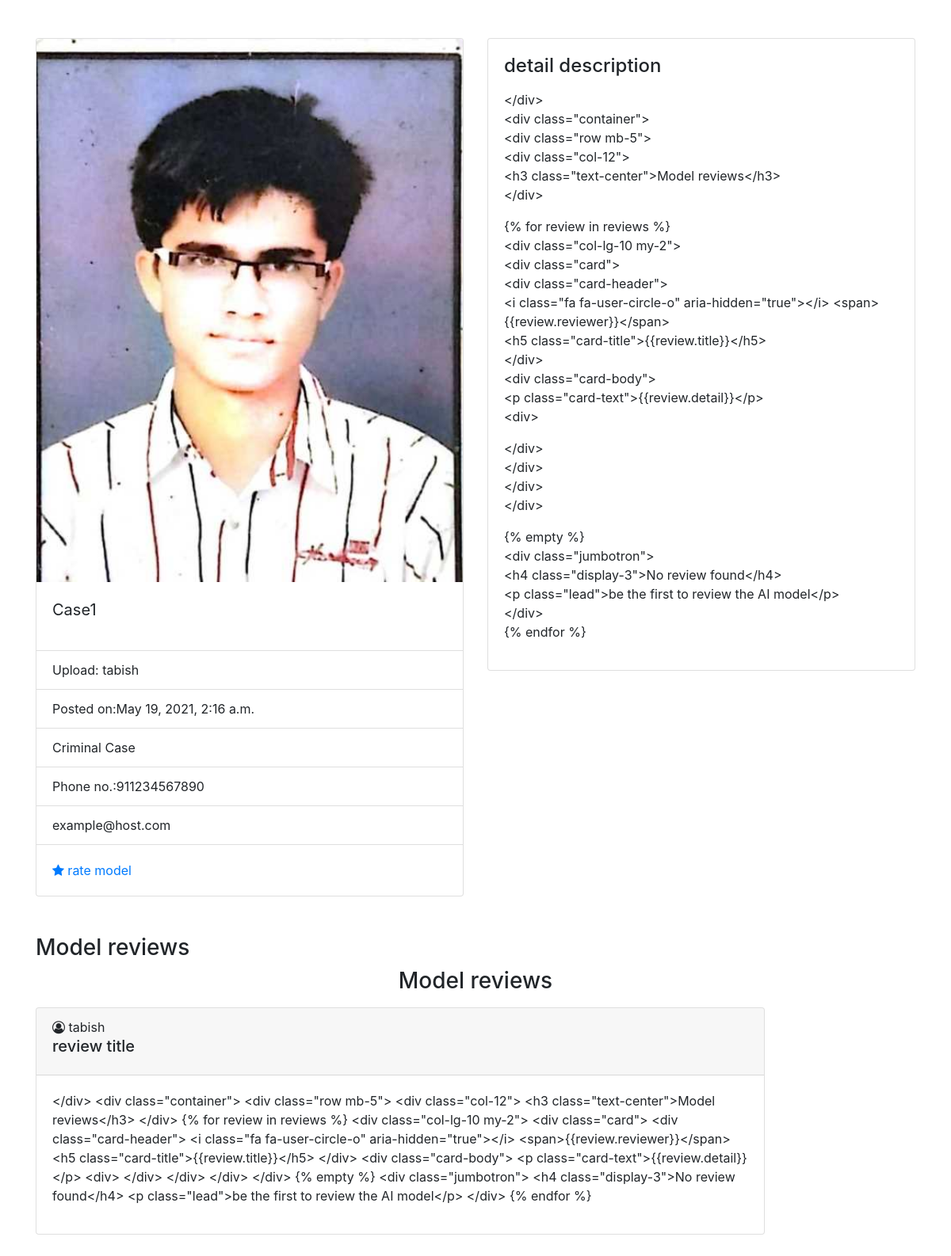
/storage/cases/2, run on the app's committed database.
### storage/models.py (models this page shows, shortened)
class Cases(models.Model):
    Case_category = (
        ('Criminal Case',"Criminal Case"),
        ('Civil Case',"Civil Case"),
        ('Marriage Dissolution',"Marriage Dissolution"),
        ('Paternity and Child Custody',"Paternity and Child Custody"),
        ('Protection Orders Aganist Domestic Violence',"Protection Orders Aganist Domestic Violence"),
        ('Name Changes',"Name Changes"),
        ('Guardianship',"Guardianship"),
        ('Termination of Parental Rights and Adoptions',"Termination of Parental Rights and Adoptions"),
        ('Juvenile Matters',"Juvenile Matters"),
        ('Emancipation and Approval of Underage Marriages',"Emancipation and Approval of Underage Marriages"),
    )
    CaseName = models.CharField(max_length=255,default='Case')
    Category = models.CharField(choices=Case_category,default=Case_category[0][1], max_length=50)
    Description = models.TextField()
    Case_image = models.ImageField(upload_to='Case_dir/images',null=True)
    Contact_No = models.IntegerField(default=911234567890,unique=True)
    Name = models.ForeignKey(User_Profile,on_delete = models.CASCADE)
    email= models.EmailField(max_length=255,default='example@host.com')
    Requested_on = models.DateTimeField(auto_now=True)

class ReviewCases(models.Model):
    title = models.CharField(max_length=225,default="review title")
    detail = models.TextField()
    reviewer = models.ForeignKey(User_Profile,on_delete=models.DO_NOTHING)
    Case = models.ForeignKey(Cases,on_delete=models.CASCADE)
    rating = models.PositiveIntegerField(default=3,validators=[MinValueValidator(1),MaxValueValidator(5)])
    uploaded_on = models.DateTimeField(auto_now=True)

### users/models.py (models this page shows)
class User_Profile(models.Model):
    gender = (
        ('Male', 'Male'),
        ('Female', 'Female'),
    )
    Username = models.CharField(max_length = 255, default = 'your name')
    email = models.EmailField(max_length = 255, default= "example@host.com")
    contact_no = models.IntegerField(default=911234567890)
    address = models.TextField()
    image = models.ImageField()
    gender = models.CharField(max_length=255,choices=gender,default=gender[0][1])
    bio = models.TextField()
    def __str__(self):
        return self.Username

### storage/views.py (the view)
# urls.py: path('cases/<int:pk>', detail_of_Cases, name='detail_cases'),
def detail_of_Cases(request,pk):
    result = Cases.objects.get(pk=pk)
    reviews = ReviewCases.objects.filter(Case_id=pk)
    context = {'result':result,'reviews':reviews}
    return render(request,'storage/detail.html',context)

### templates/storage/detail.html (shortened to what this page needs)
{% extends 'layout/base.html' %}
{% load static %}
{% load crispy_forms_tags %}
{% block content %}
<div class="container">
    <div class="row my-5">
        <div class="col-lg-6">
            <div class="card">
                <img src="{{ result.Case_image.url }}" class="card-img-top" alt="{{ result.CaseName }}">
                <div class="card-body">
                    <blockquote class="blockquote">
                        <p class="mb-0">{{result.CaseName}}</p>
                    </blockquote>
                </div>
                <ul class="list-group list-group-flush">
                    <li class="list-group-item">Upload: {{result.Name}}</li>
                    <li class="list-group-item">Posted on:{{result.Requested_on}}</li>
                    <li class="list-group-item">{{result.Category}}</li>
                    <li class="list-group-item">Phone no.:{{result.Contact_No}}</li>
                    <li class="list-group-item">{{result.email}}</li>
                </ul>
                <div class="card-body">
                    <a href="#" class="card-link"><i class="fa fa-star" aria-hidden="true"></i> rate model</a>
                </div>
            </div>
        </div>
        <div class="col-lg-6">
            <div class="card">
                <div class="card-body">
                    <h4 class="card-title">detail description</h4>
                    <p class="card-text">{{result.Description|linebreaks}}</p>
                </div>
            </div>
        </div>
    </div>
    <div class="row">
        <div class="col-lg-12">
            <h3>Model reviews</h3>
        </div>
        <div class="container">
            <div class="row mb-5">
                <div class="col-12">
                    <h3 class="text-center">Model reviews</h3>
                </div>
                {% for review in reviews %}
                <div class="col-lg-10 my-2">
                    <div class="card">
                        <div class="card-header">
                            <i class="fa fa-user-circle-o" aria-hidden="true"></i>  <span>{{review.reviewer}}</span>
                            <h5 class="card-title">{{review.title}}</h5>
                        </div>
                      <div class="card-body">
                        <p class="card-text">{{review.detail}}</p>
                      </div>
                    </div>
                </div>
                    {% empty %}
                        <div class="jumbotron">
                            <h4 class="display-3">No review found</h4>
                            <p class="lead">be the first to review the AI model</p>
                        </div>
                    {% endfor %}
        </div>
    </div>
</div>
{% endblock content %}

### data on the page
Cases: Case_image (picture), CaseName "Case1", Name "tabish", Requested_on "May 19, 2021, 2:16 a.m.", Category "Criminal Case", Contact_No "911234567890", email "example@host.com", Description "</div> <div class=\"container\"> <div class=\"row mb-5\"> <div class=\"col-12\"> <h3 class=\"text-center\">Model reviews</h3> </div> {% for review in reviews %} <div class=\"col-lg-10 my-2\"> <div class=\"card\"> <div class=\"card-header\"> <i class=\"fa fa-user-circle-o\" aria-hidden=\"true\"></i> <span>{{review.reviewer}}</span> <h5 class=\"card-title\">{{review.title}}</h5> </div> <div class=\"card-body\"> <p class=\"card-text\">{{review.detail}}</p> <div> </div> </div> </div> </div> {% empty %} <div class=\"jumbotron\"> <h4 class=\"display-3\">No review found</h4> <p class=\"lead\">be the first to review the AI model</p> </div> {% endfor %}"
ReviewCases: reviewer "tabish", title "review title", detail "</div> <div class=\"container\"> <div class=\"row mb-5\"> <div class=\"col-12\"> <h3 class=\"text-center\">Model reviews</h3> </div> {% for review in reviews %} <div class=\"col-lg-10 my-2\"> <div class=\"card\"> <div class=\"card-header\"> <i class=\"fa fa-user-circle-o\" aria-hidden=\"true\"></i> <span>{{review.reviewer}}</span> <h5 class=\"card-title\">{{review.title}}</h5> </div> <div class=\"card-body\"> <p class=\"card-text\">{{review.detail}}</p> <div> </div> </div> </div> </div> {% empty %} <div class=\"jumbotron\"> <h4 class=\"display-3\">No review found</h4> <p class=\"lead\">be the first to review the AI model</p> </div> {% endfor %}"
